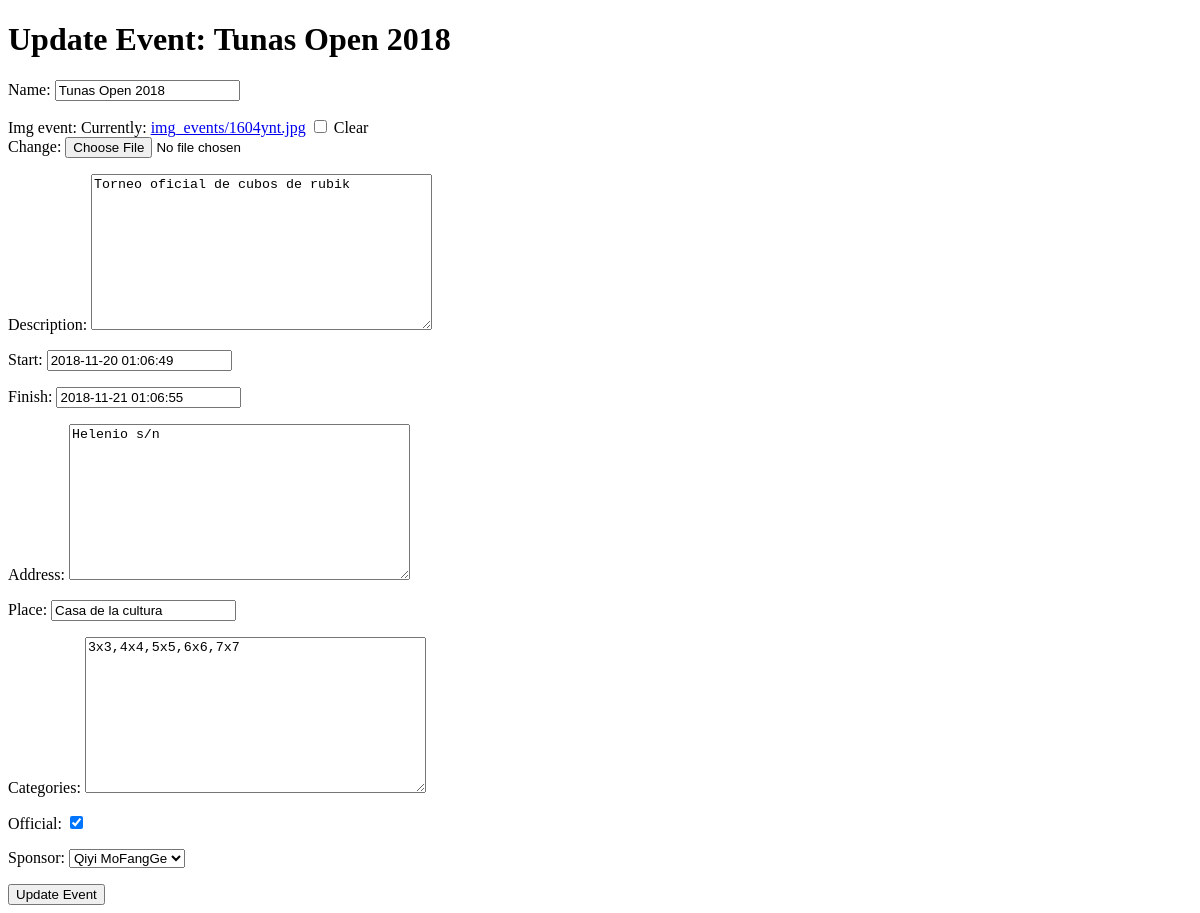
The page /events/update/1/ on the database as committed earlier.
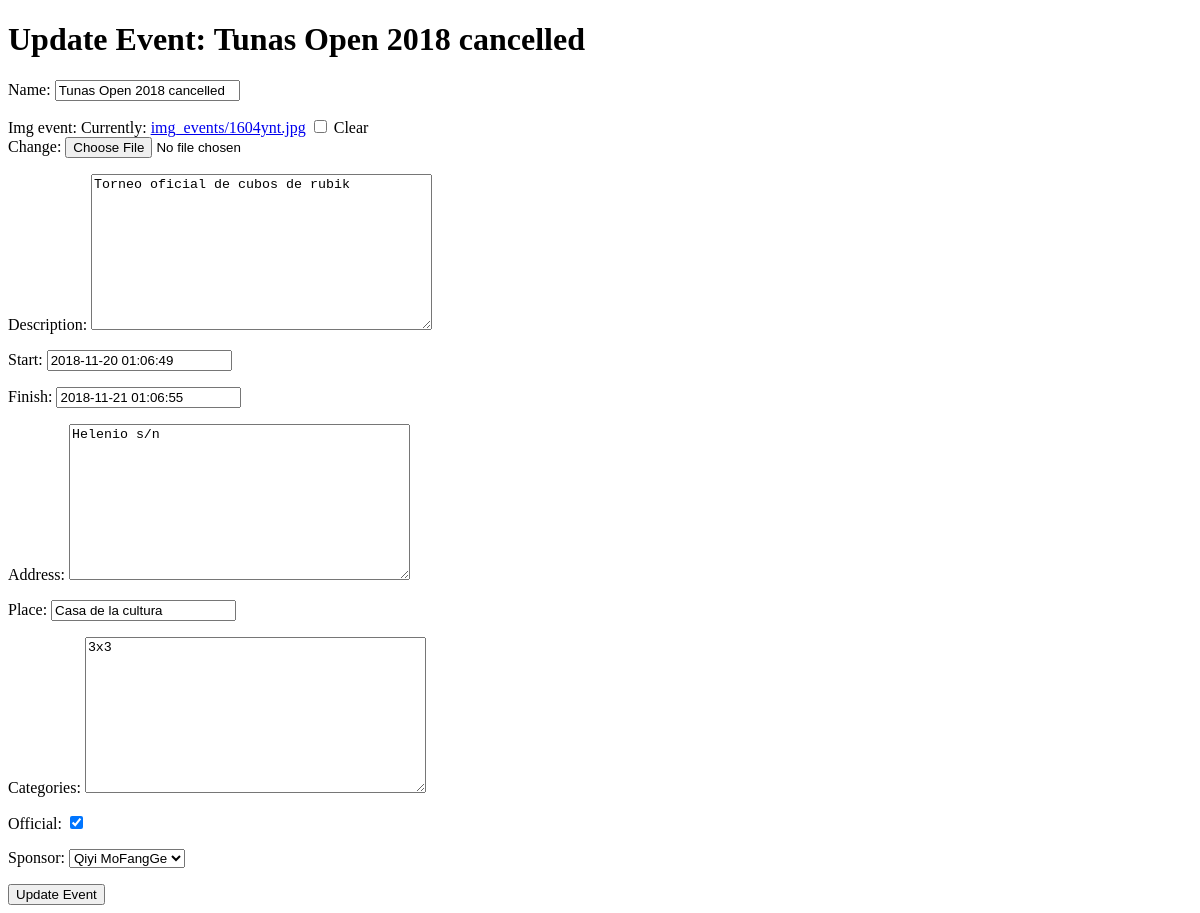
The same page on the database as committed later.
### events/models.py (models this page shows, shortened)
class Event(models.Model):
	name = models.CharField(max_length=60)
	img_event = models.ImageField(upload_to='img_events', blank=True)
	description = models.TextField()
	start = models.DateTimeField()
	finish = models.DateTimeField()
	address = models.TextField()
	place = models.CharField(max_length=150)
	categories = models.TextField()
	official = models.BooleanField(default=0)
	sponsor = models.ForeignKey(Sponsor)

### sponsors/models.py (models this page shows)
class Sponsor(models.Model):
	name = models.CharField(max_length=50)
	img_sponsor = models.ImageField(upload_to='img_sponsors')
	country = models.CharField(max_length=60)
	def __unicode__(self):
		return self.name

### events/views.py (the view)
# urls.py: url(r'^update/(?P<id>[\d+]+)/', event_update, name='update'),
def event_update(request, id):
    instance = get_object_or_404(Event, id=id)
    form = EventForm(request.POST or None, request.FILES or None, instance=instance)
    if form.is_valid():
        instance = form.save(commit=False)
        instance.save()
        return redirect("events.views.home_events")
    context = {
    "title": instance.name,
    "instance": instance,
    "form": form
    }
    return render(request, "event_update.html", context)

### events/forms.py
class EventForm(forms.ModelForm):
	class Meta:
		model = Event
		fields = [
			"name",
			"img_event",
			"description",
			"start",
			"finish",
			"address",
			"place",
			"categories",
			"official",
			"sponsor",
		]

### events/templates/event_update.html (shortened to what this page needs)
<!DOCTYPE html>
<html lang="en">
<head>
</head>
<body>
	<h1>Update Event: {{ instance.name }}</h1>
	<form method="POST" enctype="multipart/form-data">
		{{ form.as_p }}
		<input type="submit" value="Update Event">
	</form>
</body>
</html>

Rows that differ between the two databases and show on the page:
changed Event "Torneo oficial de cubos de rubik": name "Tunas Open 2018" → "Tunas Open 2018 cancelled"; categories "3x3,4x4,5x5,6x6,7x7" → "3x3"
